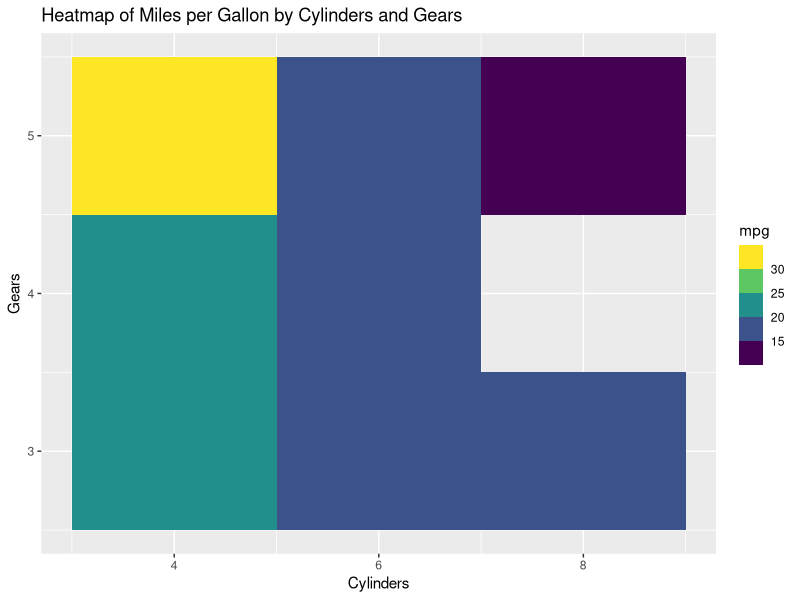

Source code (R):
# Load the ggplot2 library
library(ggplot2)

# Load the mtcars dataset
data("mtcars")

# Create the heatmap using the mtcars dataset
# Use the variable "cyl" as the x-axis and "gear" as the y-axis
# Use the variable "mpg" as the fill
ggplot(mtcars, aes(x = cyl, y = gear, fill = mpg)) +
  # Use geom tile to create the heatmap
  geom_tile() +
  # Add a title to the plot
  ggtitle("Heatmap of Miles per Gallon by Cylinders and Gears") +
  # Add a label to the x-axis
  xlab("Cylinders") +
  # Add a label to the y-axis
  ylab("Gears") +
  # Change the color scale to viridis
  scale_fill_viridis_b()
